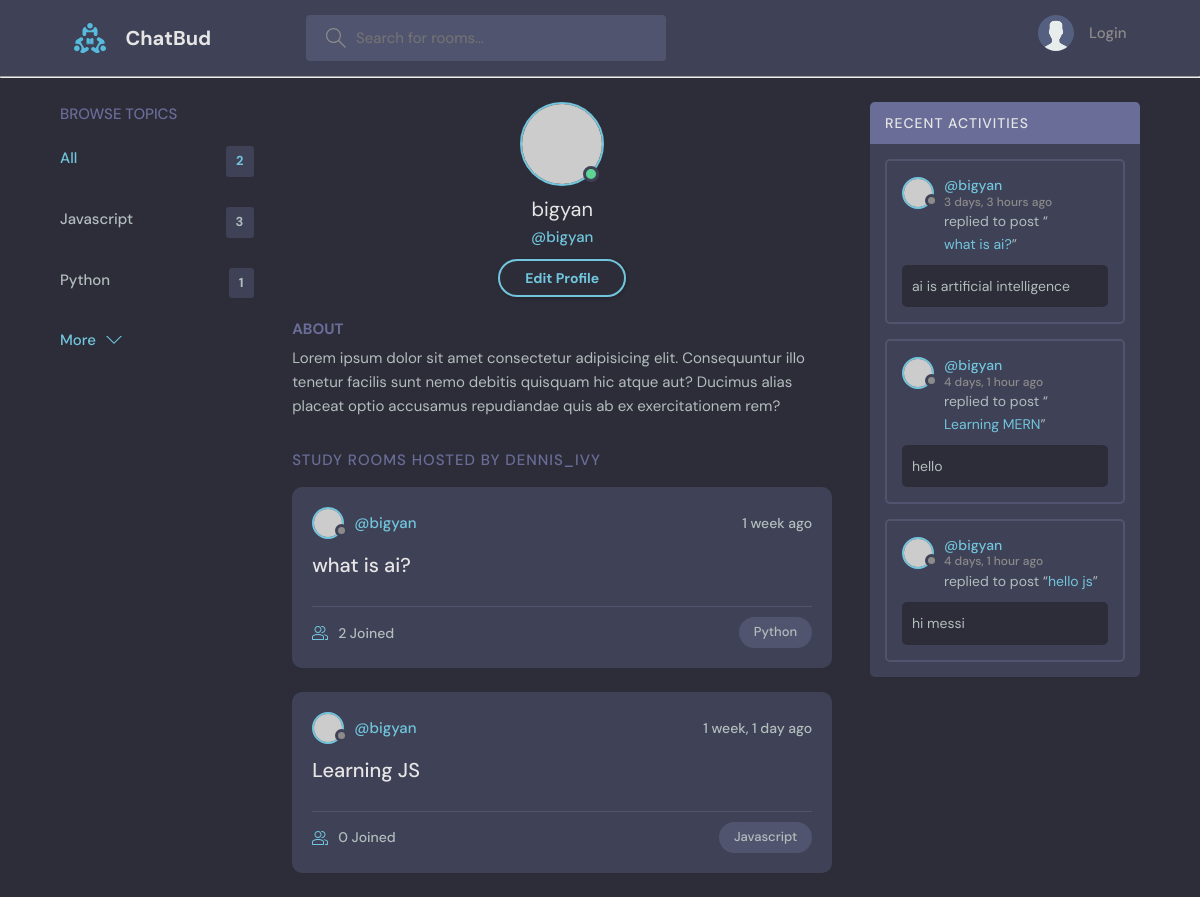
Before: /profile/1/ with the older database file.
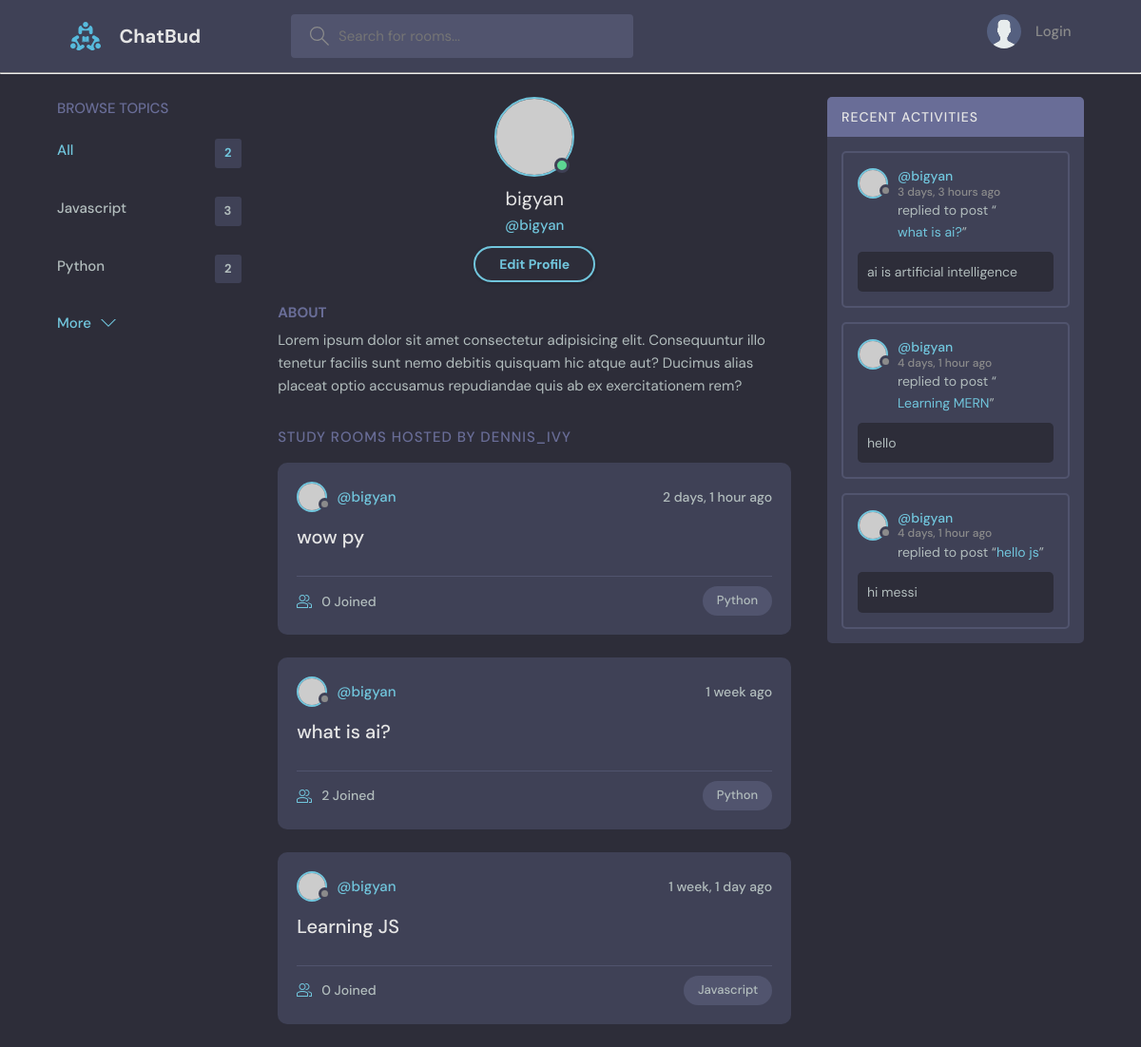
After: the same page with the newer database file.
### chatapp/models.py (models this page shows, shortened)
class Topic(models.Model):
    name = models.CharField(max_length=200)

class Room(models.Model):
    host = models.ForeignKey(User,on_delete=models.SET_NULL,null=True)
    topic = models.ForeignKey(Topic,on_delete=models.SET_NULL,null=True)
    name = models.CharField(max_length=200)
    description = models.TextField(null=True)
    participants = models.ManyToManyField(User,related_name='participants',blank=True) # here host is already connecting with User, so we give a related name to use.
    updated = models.DateTimeField(auto_now=True) # auto_now picks the time when the new data gets updated
    created = models.DateTimeField(auto_now_add=True) # whereas, auto_now_add saves the time when the data is created, hence it stays same for a particular data.
    class Meta:
        ordering = ['-updated','-created']
    def __str__(self):
        return self.name

class Message(models.Model):
    user = models.ForeignKey(User,on_delete=models.CASCADE)
    room = models.ForeignKey(Room,on_delete=models.CASCADE) #on_delete=models.CASCADE ensures that when a room is deleted then the messages gets deleted as well.
    body = models.TextField()
    updated = models.DateTimeField(auto_now=True)
    created = models.DateTimeField(auto_now_add=True)
    class Meta:
        ordering = ['-updated','-created']

### chatapp/views.py (the view)
# urls.py: path('profile/<str:pk>/',views.userProfile,name='user-profile' ),
def userProfile(request,pk):
    user = User.objects.get(id=pk)
    rooms = user.room_set.all() #getting all the rooms of a particular user when viewing the profile
    room_messages = user.message_set.all()
    topics = Topic.objects.all()
    context={'user':user, 'rooms':rooms, 'topics':topics, 'room_messages':room_messages}
    return render(request,'chatapp/profile.html',context)

### chatapp/templates/chatapp/profile.html
 {% extends 'main.html' %}
 {% block content %}
 <main class="profile-page layout layout--3">
    <div class="container">
      {% include 'chatapp/topic_component.html' %}
      <div class="roomList">
        <div class="profile">
          <div class="profile__avatar">
            <div class="avatar avatar--large active">
              <img src="https://randomuser.me/api/portraits/men/11.jpg" />
            </div>
          </div>
          <div class="profile__info">
            <h3>{{user.username}}</h3>
            <p>@{{user.username}}</p>
            <a href="edit-user.html" class="btn btn--main btn--pill">Edit Profile</a>
          </div>
          <div class="profile__about">
            <h3>About</h3>
            <p>
              Lorem ipsum dolor sit amet consectetur adipisicing elit. Consequuntur illo tenetur
              facilis sunt nemo debitis quisquam hic atque aut? Ducimus alias placeat optio
              accusamus repudiandae quis ab ex exercitationem rem?
            </p>
          </div>
        </div>
        <div class="roomList__header">
          <div>
            <h2>Study Rooms Hosted by dennis_ivy</a>
            </h2>
          </div>
        </div>
        {% include 'chatapp/feed_component.html' %}
      </div>
       {% include 'chatapp/activity_component.html' %}
    </div>
  </main>
 {% endblock %}

### chatapp/templates/chatapp/topic_component.html
<div class="topics">
    <div class="topics__header">
      <h2>Browse Topics</h2>
    </div>
    <ul class="topics__list">
      <li>
        <a href="{% url 'index' %}" class="active">All <span>{{topics.count}}</span></a>
      </li>
      {% for topic in topics %}
        <li>
        <a href="{% url 'index' %}?q={{topic.name}}">{{topic.name}} <span>{{topic.room_set.all.count}}</span></a>
      </li>
      {% endfor %}
         </ul>
    <a class="btn btn--link" href="topics.html">
      More
      <svg version="1.1" xmlns="http://www.w3.org/2000/svg" width="32" height="32" viewBox="0 0 32 32">
        <title>chevron-down</title>
        <path d="M16 21l-13-13h-3l16 16 16-16h-3l-13 13z"></path>
      </svg>
    </a>
  </div>

### chatapp/templates/chatapp/feed_component.html (shortened to what this page needs)
        {% for room in rooms %}
          <div class="roomListRoom">
            <div class="roomListRoom__header">
              <a href="{% url 'user-profile' room.host.id %}" class="roomListRoom__author">
                <div class="avatar avatar--small">
                  <img src="https://randomuser.me/api/portraits/women/11.jpg" />
                </div>
                <span>@{{ room.host.username }}</span>
              </a>
              <div class="roomListRoom__actions">
                <span>{{ room.created|timesince }} ago</span>
              </div>
            </div>
            <div class="roomListRoom__content">
              <a href="{% url 'room' room.id %}">{{room.name}}</a>
            </div>
            <div class="roomListRoom__meta">
              <a href="{% url 'room' room.id %}" class="roomListRoom__joined">
                {{ room.participants.all.count }} Joined
              </a>
              <p class="roomListRoom__topic">{{room.topic.name}}</p>
            </div>
          </div>
        {% endfor %}

### chatapp/templates/chatapp/activity_component.html (shortened to what this page needs)
<div class="activities">
    <div class="activities__header">
        <h2>Recent Activities</h2>
    </div>
    {% for message in room_messages %}
    <div class="activities__box">
        <div class="activities__boxHeader roomListRoom__header">
            <a href="{% url 'user-profile' message.user.id %}" class="roomListRoom__author">
                <div class="avatar avatar--small">
                    <img src="https://randomuser.me/api/portraits/women/11.jpg" />
                </div>
                <p>
                    @{{ message.user }}
                    <span>{{ message.created|timesince}} ago</span>
                </p>
            </a>
        </div>
        <div class="activities__boxContent">
            <p>
                replied to post “<a href="{% url 'room' message.room.id %}">{{message.room}}</a>”
            </p>
            <div class="activities__boxRoomContent">
                {{message.body}}
            </div>
        </div>
    </div>
    {% endfor %}
</div>

Changed rows visible on the page:
computed for Topic "Python": room_set.all.count "1" → "2"
added Room: host.username "bigyan", created "2 days, 1 hour", name "wow py", participants.all.count "0", topic.name "Python"
